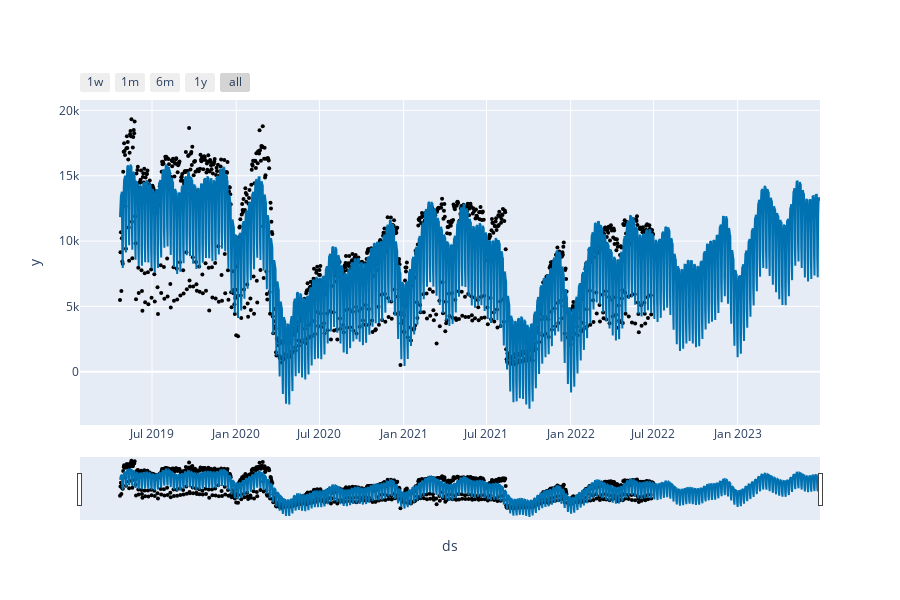

The notebook cell saved with this chart:
### Code cell
plot_plotly(m2 ,forecast)

### Figure 1 — Plotly figure (JSON) as saved in the notebook; plotly's stock layout.template omitted (floating-point values rounded to 4 significant figures; data arrays with more than 128 entries replaced by an {"elided": "..."} marker saying what was removed)
{"data": [{"marker": {"color": "black", "size": 4}, "mode": "markers", "name": "Actual", "type": "scatter", "x": {"elided": "1164 str values"}, "y": {"elided": "1164 int values"}}, {"fill": "none", "fillcolor": "rgba(0, 114, 178, 0.2)", "line": {"color": "#0072B2", "width": 2}, "mode": "lines", "name": "Predicted", "type": "scatter", "x": {"elided": "1529 str values"}, "y": {"elided": "1529 float values"}}], "layout": {"height": 600, "showlegend": false, "width": 900, "xaxis": {"rangeselector": {"buttons": [{"count": 7, "label": "1w", "step": "day", "stepmode": "backward"}, {"count": 1, "label": "1m", "step": "month", "stepmode": "backward"}, {"count": 6, "label": "6m", "step": "month", "stepmode": "backward"}, {"count": 1, "label": "1y", "step": "year", "stepmode": "backward"}, {"step": "all"}]}, "rangeslider": {"visible": true}, "title": {"text": "ds"}, "type": "date"}, "yaxis": {"title": {"text": "y"}}}}
